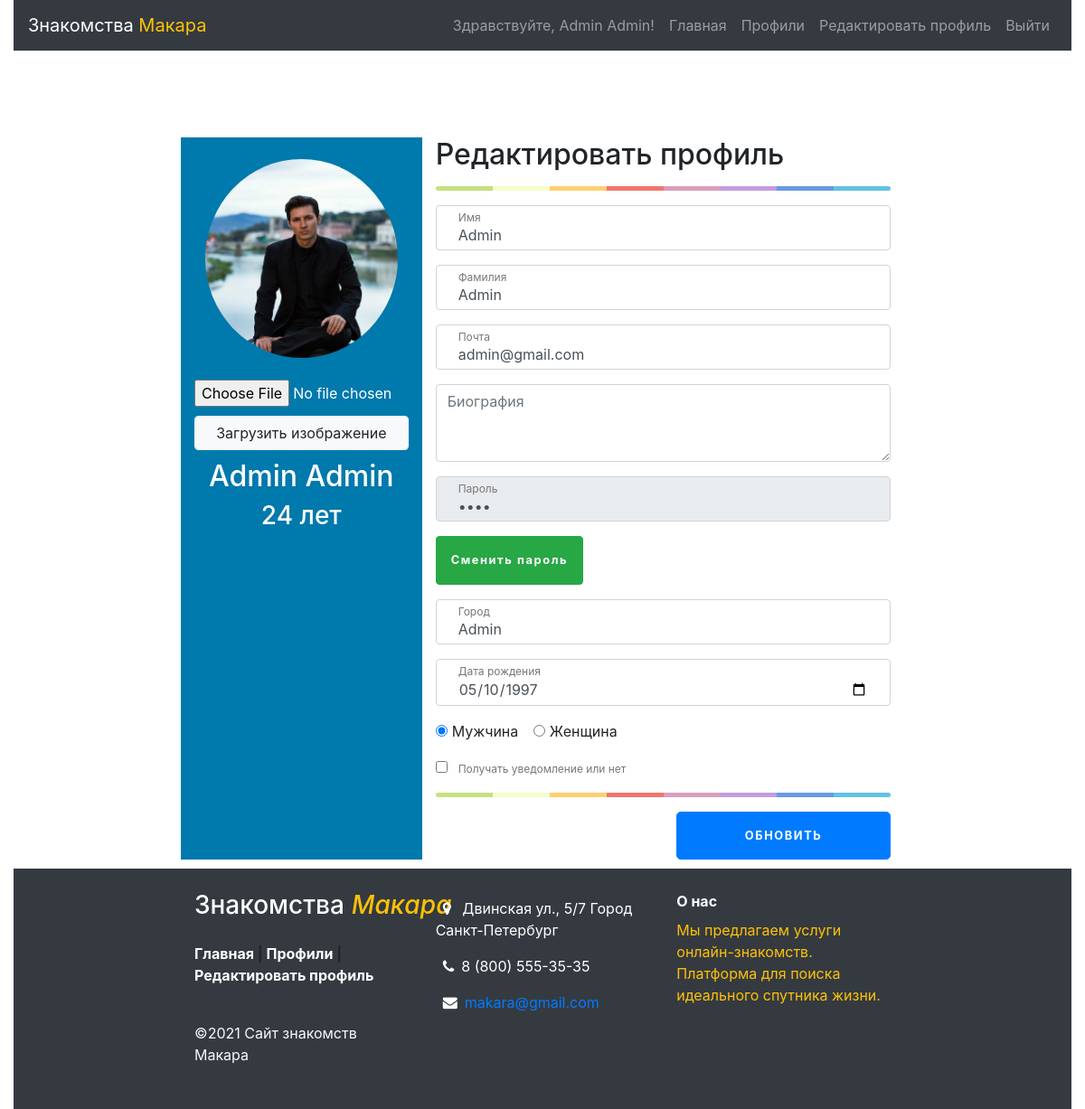
The page /edit-profile.php (signed in) on the database its author committed.
### tables this page shows
CREATE TABLE `profile` (
  `id` int(10) NOT NULL,
  `email` varchar(50) NOT NULL,
  `password` varchar(250) NOT NULL,
  `firstName` varchar(50) NOT NULL,
  `lastName` varchar(50) NOT NULL,
  `city` varchar(50) NOT NULL,
  `bio` varchar(250) DEFAULT NULL,
  `birthDate` date NOT NULL,
  `gender` varchar(50) NOT NULL,
  `imgUrl` text NOT NULL,
  `receive_notification` tinyint(1) NOT NULL DEFAULT '0',
  `user_role` text NOT NULL,
  `created_date` datetime DEFAULT NULL,
  `modified_date` datetime DEFAULT NULL
);

### helper/helperFunctions.php (called while the page is built, shortened)
<?php
function IsVariableIsSetOrEmpty($variableToCheck)
{
    return false;
}

### edit-profile.php (the view, shortened to what this page needs)
<?php
include("./helper/helperFunctions.php");
$connection = getConnection();
$errors = array();
$firstName = '';
$lastName = '';
$email = '';
$city = '';
$password = '';
$birthDate = '';
$bio = '';
$gender = '';
$image = '';
$notification = '';
function getUserFromUserId($userId, $connection)
{
    $selectQuery = "SELECT * from profile WHERE id = '$userId'";
    $selectQuerystmt = $connection->prepare($selectQuery);
    $selectQuerystmt->execute();
    return $selectQuerystmt->fetch(PDO::FETCH_ASSOC);
}
if (isset($_SESSION['userId'])) {
    $userId = $_SESSION['userId'];
    $row = getUserFromUserId($userId, $connection);
    if (IsVariableIsSetOrEmpty($row)) {
        array_push($errors, 'Error fetching Data');
    } else {
        $firstName = $row['firstName'];
        $password = $row['password'];
        $lastName = $row['lastName'];
        $email = $row['email'];
        $bio = $row['bio'];
        $city = $row['city'];
        $birthDate = $row['birthDate'];
        $gender = $row['gender'];
        $image = $row['imgUrl'];
        $notification = $row['receive_notification'];
        $birthday = new DateTime($row["birthDate"]);
        $today = new DateTime('today');
        $diff = $today->diff($birthday);
    }
}
?>
<!doctype html>
<html lang="en">
<head>
    <?php include("./includes/header.php") ?>
    <link href="./css/style.css" rel="stylesheet" type="text/css">
</head>
<body>
<div class="container-fluid wrapper">
    <?php
    include("./includes/nav-bar.php")
    ?>
    <div class="container">
        <br>
        <br>
        <div class="row" id="main">
            <div class="col-md-4 well" id="leftPanel">
                <div class="row">
                    <div class="col-md-12">
                        <br>
                        <img src="<?php echo $image; ?>" height="220px" width="90%" alt="avatar" class="rounded-circle">
                    </div>
                </div>
                <div class="row mb-10">
                    <div class="col-md-12">
                        <form action="edit-profile.php" method="post" enctype="multipart/form-data">
                            <br>
                            <input accept="image/*" name="newImageFileUploadControl" type="file" class=" mb-10" required>
                            <input type="submit" name="uploadImage" class="form-control btn btn-light"
                                   value="Загрузить изображение"/>
                        </form>
                    </div>
                </div>
                <div class="row">
                    <div class="col-md-12">
                        <h2><?php echo $firstName ?> <?php echo $lastName ?> </h2>
                    </div>
                </div>
                <div class="row">
                    <div class="col-md-12">
                        <h3><?php echo "$diff->y лет"; ?></h3>
                    </div>
                </div>
                <div class="row">
                    <div class="col-md-12">
                    </div>
                </div>
            </div>
            <div class="col-md-8 well" id="rightPanel">
                <div class="row">
                    <div class="col-md-12">
                        <form class="form-signin" action="edit-profile.php" method="post" enctype="multipart/form-data">
                            <h2>Редактировать профиль</h2>
                            <hr class="colorgraph">
                            <div class="form-label-group">
                                <input type="text" name="firstName" id="firstName" class="form-control"
                                       placeholder="Имя" value="<?php echo $firstName; ?>" required>
                                <label for="firstName">Имя</label>
                            </div>
                            <div class="form-label-group">
                                <input type="text" id="lastName" name="lastName" class="form-control"
                                       placeholder="Фамилия" value="<?php echo $lastName; ?>" required>
                                <label for="lastName">Фамилия</label>
                            </div>
                            <div class="form-label-group">
                                <input type="email" name="email" id="inputEmail" class="form-control"
                                       placeholder="Почта" pattern="^[\w-\.]+@([\w-]+\.)+[\w-]{2,4}$"
                                       value="<?php echo $email; ?>" required>
                                <label for="inputEmail">Почта</label>
                            </div>
                            <div class="form-label-group">
                                <textarea class="form-control" name="bio" id="exampleFormControlTextarea1" rows="3"
                                          placeholder="Биография"><?php echo $bio; ?></textarea>
                            </div>
                            <div class="form-label-group">
                                <input type="password" name="password" id="inputPassword" class="form-control"
                                       placeholder="Пароль" value="<?php echo $password; ?>" disabled>
                                <label for="inputPassword">Пароль</label>
                            </div>
                            <div class="form-label-group">
                                <button type="button" class="btn btn-success" data-toggle="modal"
                                        data-target="#changePasswordModal">
                                    Сменить пароль
                                </button>
                            </div>
                            <div class="form-label-group">
                                <input type="type" id="city" name="city" class="form-control"
                                       value="<?php echo $city; ?>" required>
                                <label for="city">Город</label>
                            </div>
                            <div class="form-label-group">
                                <input type="date" id="birthDate" name="birthDate" class="form-control"
                                       value="<?php echo $birthDate; ?>" required>
                                <label for="birthDate">Дата рождения</label>
                            </div>
                            <div class="form-group">
                                <div class="form-check form-check-inline">
                                    <input class="form-check-input" type="radio" name="gender" id="gender"
                                           value="male" <?php if ($gender === "male") {
                                        echo "checked";
                                    } ?> required>
                                    <label class="form-check-label" for="male">Мужчина</label>
                                </div>
                                <div class="form-check form-check-inline">
                                    <input class="form-check-input" type="radio" name="gender" id="gender"
                                           value="female" <?php if ($gender === "female") {
                                        echo "checked";
                                    } ?>>
                                    <label class="form-check-label" for="female">Женщина</label>
                                </div>
                            </div>
                            <div class="form-label-group">
                                <input type="checkbox" id="notification" name="notification" value="notification" <?php if ($notification === "1") {
                                    echo "checked";
                                }?> >
                                <label for="notification">Получать уведомление или нет</label>
                            </div>
                            <hr class="colorgraph">
                            <div class="row">
                                <div class="col-xs-12 col-md-6"></div>
                                <div class="col-xs-12 col-md-6">
                                    <button class="btn btn-lg btn-primary btn-block text-uppercase" name="Submit"
                                            type="submit">Обновить
                                    </button>
                                </div>
                            </div>
                        </form>
                    </div>
                </div>
            </div>
        </div>
    </div>
    <?php include("./includes/footer.php") ?>
</div>
</body>
</html>

### includes/nav-bar.php (shortened to what this page needs)
<?php
include_once("./helper/helperFunctions.php");
$userId = 0;
$user = array();
if (isset($_SESSION["userId"])) {
    $userId = !IsVariableIsSetOrEmpty($_SESSION['userId']) ? $_SESSION['userId'] : 0;
    $user = $userId !== 0 && !IsVariableIsSetOrEmpty($_SESSION['user']) ? $_SESSION['user'] : array();
}
?>
<header>
    <nav class="navbar navbar-dark bg-dark navbar-expand-sm">
        <a class="navbar-brand" href="./index.php">
            Знакомства <span class="text-warning ">Макара</span>
        </a>
        <div class="collapse navbar-collapse justify-content-end" id="navbar-list-2">
            <ul class="navbar-nav">
                <?php
                if ($userId !== 0 && count($user) > 0) {
                    ?>
                    <li class="nav-item">
                        <a class="nav-link" href="#"
                           onclick="return false">Здравствуйте, <?= $user["firstName"] . " " . $user["lastName"] ?>!</a>
                    </li>
                    <?php
                }
                ?>
                <li class="nav-item">
                    <a class="nav-link" href="./index.php">Главная</a>
                </li>
                <li class="nav-item">
                    <a class="nav-link" href="./view-profiles.php">Профили</a>
                </li>
                <?php
                if ($userId !== 0) {
                    ?>
                    <li class="nav-item">
                        <a class="nav-link" href="./edit-profile.php">Редактировать профиль</a>
                    </li>
                    <li class="nav-item">
                        <a class="nav-link" href="./logout.php">Выйти</a>
                    </li>
                    <?php
                }
                ?>
            </ul>
        </div>
    </nav>
</header>

### css/style.css (style rules this page uses)
:root { --input-padding-x: 1.5rem; --input-padding-y: .75rem; }
.form-signin { width: 100%; }
.form-signin .btn { font-size: 80%; letter-spacing: .1rem; font-weight: bold; padding: 1rem; transition: all 0.2s; }
.form-label-group { position: relative; margin-bottom: 1rem; }
.form-label-group input { height: auto; }
.form-label-group > input, .form-label-group > label { padding: var(--input-padding-y) var(--input-padding-x); }
.form-label-group > label { position: absolute; top: 0; left: 0; display: block; width: 100%; margin-bottom: 0; line-height: 1.5; color: #495057; border: 1px solid transparent; transition: all .1s ease-in-out; }
.form-label-group input::placeholder { color: transparent; }
.form-label-group input:not(:placeholder-shown) { padding-top: calc(var(--input-padding-y) + var(--input-padding-y) * (2 / 3)); padding-bottom: calc(var(--input-padding-y) / 3); }
.form-label-group input:not(:placeholder-shown) ~ label { padding-top: calc(var(--input-padding-y) / 3); padding-bottom: calc(var(--input-padding-y) / 3); font-size: 12px; color: #777; }
.mb-10 { margin-bottom: 10px; }
#leftPanel { background-color: #0079ac; color: #fff; text-align: center; }
#rightPanel { min-height: 415px; }
.colorgraph { height: 5px; border-top: 0; background: #c4e17f; border-radius: 5px; background-image: -webkit-linear-gradient(left, #c4e17f, #c4e17f 12.5%, #f7fdca 12.5%, #f7fdca 25%, #fecf71 25%, #fecf71 37.5%, #f0776c 37.5%, #f0776c 50%, #db9dbe 50%, #db9dbe 62.5%, #c49cde 62.5%, #c49cde 75%, #669ae1 75%, #669ae1 87.5%, #62c2e4 87.5%, #62c2e4); background-image: -moz-linear-gradient(left, #c4e17f, #c4e17f 12.5%, #f7fdca 12.5%, #f7fdca 25%, #fecf71 25%, #fecf71 37.5%, #f0776c 37.5%, #f0776c 50%, #db9dbe 50%, #db9dbe 62.5%, #c49cde 62.5%, #c49cde 75%, #669ae1 75%, #669ae1 87.5%, #62c2e4 87.5%, #62c2e4); background-image: -o-linear-gradient(left, #c4e17f, #c4e17f 12.5%, #f7fdca 12.5%, #f7fdca 25%, #fecf71 25%, #fecf71 37.5%, #f0776c 37.5%, #f0776c 50%, #db9dbe 50%, #db9dbe 62.5%, #c49cde 62.5%, #c49cde 75%, #669ae1 75%, #669ae1 87.5%, #62c2e4 87.5%, #62c2e4); background-image: linear-gradient(to right, #c4e17f, #c4e17f 12.5%, #f7fdca 12.5%, #f7fdca 25%, #fecf71 25%, #fecf71 37.5%, #f0776c 37.5%, #f0776c 50%, #db9dbe 50%, #db9dbe 62.5%, #c49cde 62.5%, #c49cde 75%, #669ae1 75%, #669ae1 87.5%, #62c2e4 87.5%, #62c2e4); }
.container { position: relative; max-width: 800px; margin: 0 auto; }

### rows shown on the page
profile: firstName "Admin", lastName "Admin", imgUrl (picture), birthDate "24", email "admin@gmail.com", city "Admin", birthDate "05/10/1997", gender "☑"
